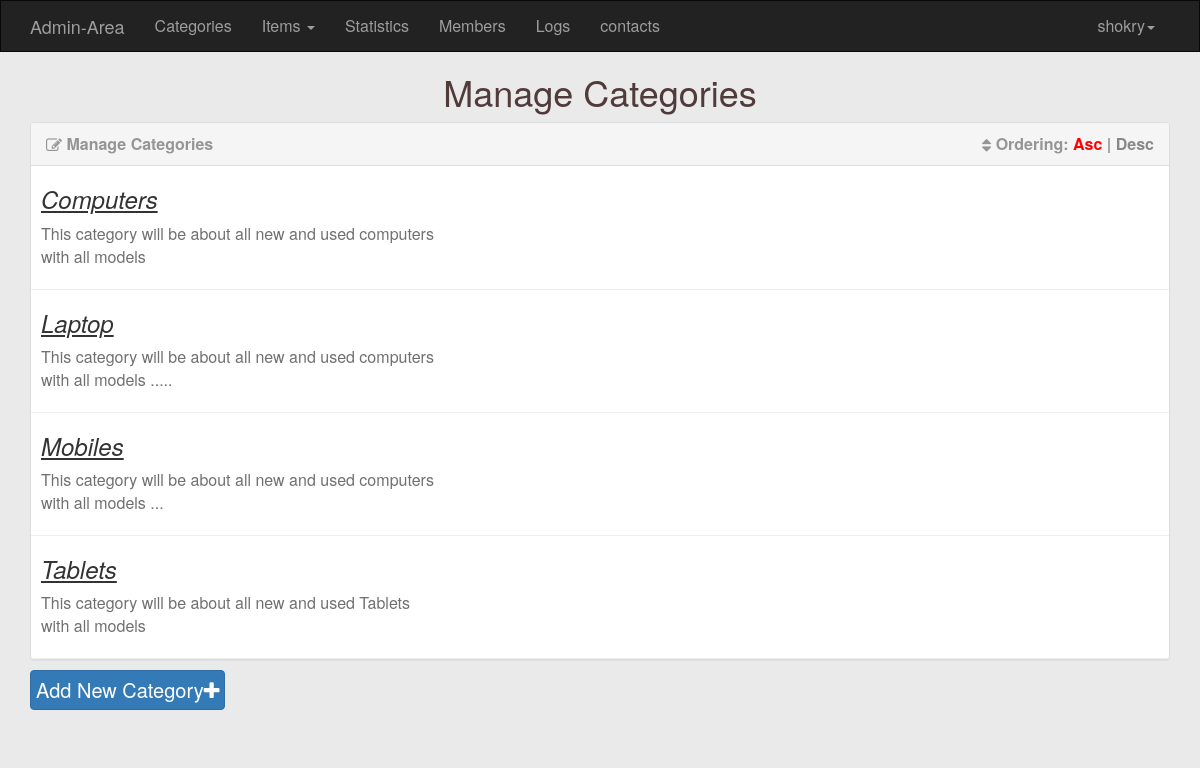
The app's page /Admin/category.php (signed in) with its own data.
### tables this page shows
CREATE TABLE `categories` (
  `ID` int(11) NOT NULL auto_increment,
  `Name` varchar(255) NOT NULL,
  `Description` text NOT NULL,
  PRIMARY KEY  (`ID`)
);

### Admin/category.php (the view, shortened to what this page needs)
<?php
    if(isset($_SESSION['username']))
    {
        include "init.php";
        $do = isset($_GET['do']) ? $_GET['do'] : 'manage';
        if($do == "manage")
        {
            $sort = 'asc';
            $stmt=$con->prepare("select * from categories ORDER BY Name $sort");
            $stmt->execute();
            $rows = $stmt->fetchAll();
            ?>
             <h1 class="text-center">Manage Categories</h1>
			<div class="container categories">
				<div class="panel panel-default">
					<div class="panel-heading">
						<i class="fa fa-edit"></i> Manage Categories
						<div class="option pull-right">
							<i class="fa fa-sort"></i> Ordering:
				        <a class="<?php if ($sort == 'asc') { echo 'active'; } ?>" href="?sort=asc">Asc</a> |
                        <a class="<?php if ($sort == 'desc') { echo 'active'; } ?>" href="?sort=desc">Desc</a>
						</div>
					</div>
                    <div class="panel-body">
						<?php
							foreach($rows as $cat) {
								echo "<div class='cat'>";
                                echo "<h3>" . $cat['Name'] . '</h3>';
                                echo "<div class='full-view'>";
										echo "<p>"; if($cat['Description'] == '') { echo 'This category has no description'; } else { echo $cat['Description']; } echo "</p>";
								echo "</div>";
								echo "</div>";
								echo "<hr>";
							}
						?>
					</div>
                </div>
                <a href="category.php?do=add" class="AddBtn btn btn-primary">Add New Category<i class="fa fa-plus"></i></a>
            </div>
            <?php
        }
    }
  else
    {
        header('Location:index.php');
        exit();
    }
include $tpl . "footer.php";
?>

### Admin/Layout/css/backend.css (style rules this page uses)
body { background-color: #EAEAEA; font-size: 16px; }
.text-center { color: #503a3a; }
.AddBtn { font-size: 20px; }
.categories .panel-heading { color: #959595; font-weight: bold; }
.categories .panel-heading i { position: relative; top: 1px; }
.categories .panel-body { padding: 0; }
.categories .option a { color: #888; text-decoration: none; }
.categories .option .active { color: #F00 }
.categories hr { margin-top: 0; margin-bottom: 0; }
.categories .cat { padding: 0px 0px 10px 10px; position: relative; overflow: hidden; }
.categories .cat .full-view p { margin: 10px 0; color: #707070; }
.cat h3 { margin-bottom: 0px; font-style: italic; text-decoration: underline; }
.full-view { width: 400px; }
.categories .AddBtn { padding: 5px; margin-bottom: 30px; margin-top: -10px; font-size: 20px; }

### records on screen
categories: Name "Computers", Description "This category will be about all new and used computers with all models"
categories: Name "Laptop", Description "This category will be about all new and used computers with all models ....."
categories: Name "Mobiles", Description "This category will be about all new and used computers with all models ..."
categories: Name "Tablets", Description "This category will be about all new and used Tablets with all models"

### other values on screen
lang("Home-Admin") "Admin-Area"
lang('Categories') "Categories"
lang('Statistics') "Statistics"
lang('Members') "Members"
lang('Logs') "Logs"
lang('contacts') "contacts"
$_SESSION['username'] "shokry"
